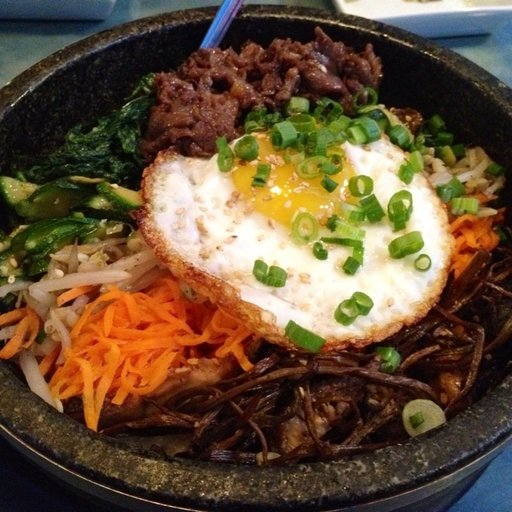
#> input picture input_images/1039559.jpg, 512 x 512 px; its folder holds only this picture in this run
$ python main_concurrent.py   (older library calls are emulated)
#> lines starting #> are read from the running program, lines starting #| are printed output that depends on the picture
### filters.py
import cv2
import numpy as np

def load_image(path):
    # cv2.imread returns BGR or None if failed
#> called with path = 'input_images/1039559.jpg'
    return cv2.imread(path)
#> returned value is the input picture: shape (512, 512, 3); mean B, G, R 55.4, 79.4, 101.7

def save_image(image, path):
    cv2.imwrite(path, image)

def to_grayscale(image):
    """
    Convert BGR image to grayscale using luminance formula:
    Y = 0.299*R + 0.587*G + 0.114*B
    OpenCV uses BGR order.
    """
    if len(image.shape) == 2:
        return image # Already grayscale

    # Manual implementation using numpy
    # BGR weights: B=0.114, G=0.587, R=0.299
    # We use dot product to apply weights to the last axis (channels)
    grayscale = np.dot(image[..., :3], [0.114, 0.587, 0.299])
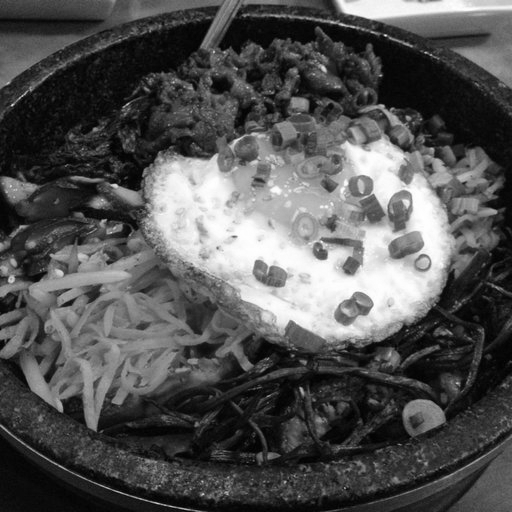
#> grayscale: shape (512, 512) float64; min 0.299, max 255, mean 83.4
    return grayscale.astype(np.uint8)
#> returned value: shape (512, 512)

def gaussian_blur(image):
    """
    Apply 3x3 Gaussian kernel for smoothing manually.
    Kernel approximation:
    1 2 1
    2 4 2
    1 2 1
    (Divided by 16)
    """
    kernel = np.array([
        [1, 2, 1],
        [2, 4, 2],
        [1, 2, 1]
    ], dtype=np.float32) / 16.0

    return cv2.filter2D(image, -1, kernel)

def edge_detection(image):
    """
    Apply Sobel filter to detect edges manually.
    Input image is expected to be grayscale (from pipeline).
    """
    # Manual Sobel Kernels
    # Sobel X
    kx = np.array([
        [-1, 0, 1],
        [-2, 0, 2],
        [-1, 0, 1]
    ], dtype=np.float32)

    # Sobel Y
    ky = np.array([
        [-1, -2, -1],
         [0,  0,  0],
         [1,  2, 1]
    ], dtype=np.float32)

    # Apply filters
    # Use float32 to avoid overflow during calculation
    grad_x = cv2.filter2D(image, cv2.CV_32F, kx)
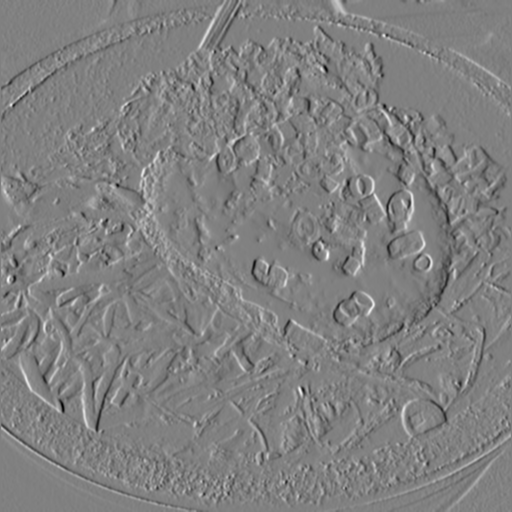
#> grad_x: shape (512, 512) float32; min -420, max 412, mean 0.1; drawn with min black and max white
    grad_y = cv2.filter2D(image, cv2.CV_32F, ky)
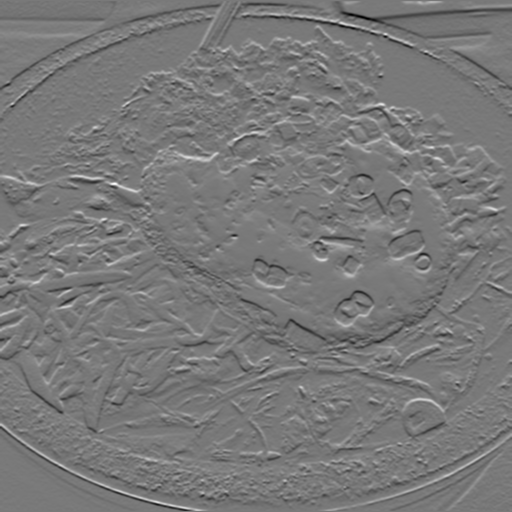
#> grad_y: shape (512, 512) float32; min -513, max 565, mean -1.6; drawn with min black and max white

    # Calculate magnitude
    # Strict: sqrt(x^2 + y^2)
    # Note: filter2D with CV_32F returns float values (can be negative)
    # Squaring makes them positive.

    magnitude = np.sqrt(cv2.pow(grad_x, 2) + cv2.pow(grad_y, 2))
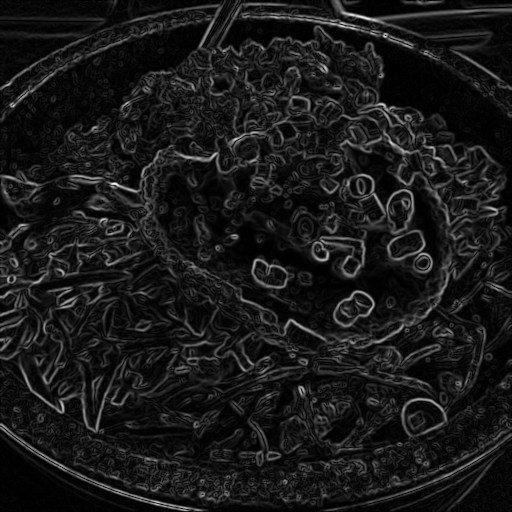
#> magnitude: shape (512, 512) float32; min 0, max 565.6, mean 56.8; drawn with min black and max white

    # Convert to 8-bit
    return cv2.convertScaleAbs(magnitude)
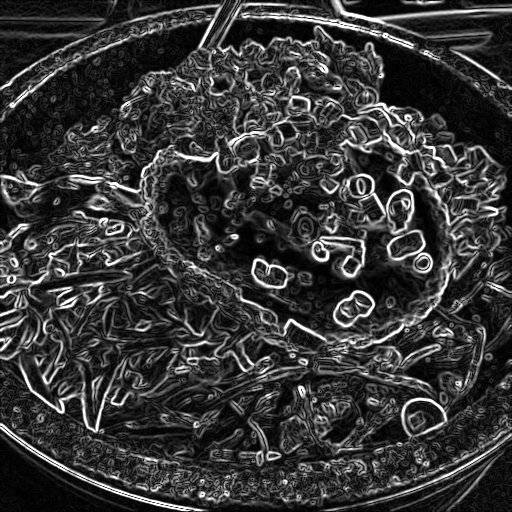
#> returned value: shape (512, 512); min 0, max 255, mean 56.1

def sharpen(image):
    """
    Enhance edges and details using cv2.filter2D with a manual kernel.
    """
    # Kernel:
    # [ 0, -1,  0]
    # [-1,  5, -1]
    # [ 0, -1,  0]
    kernel = np.array([
        [0, -1, 0],
        [-1, 5, -1],
        [0, -1, 0]
    ], dtype=np.float32)

    return cv2.filter2D(image, -1, kernel)
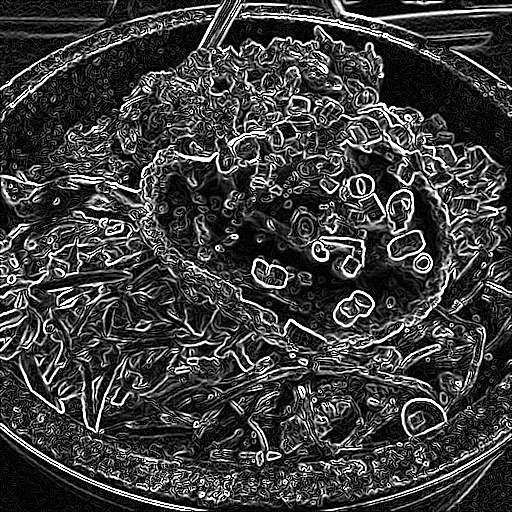
#> returned value: shape (512, 512); min 0, max 255, mean 61.7

def adjust_brightness(image, factor=1.2):
    """
    Increase or decrease image brightness using NumPy.
    Formula: pixel * factor
    """
#> called with factor = 1.2
    # Simply multiply and clip
    # Use float32 to prevent overflow during calc
    bright = image.astype(np.float32) * factor
    return np.clip(bright, 0, 255).astype(np.uint8)
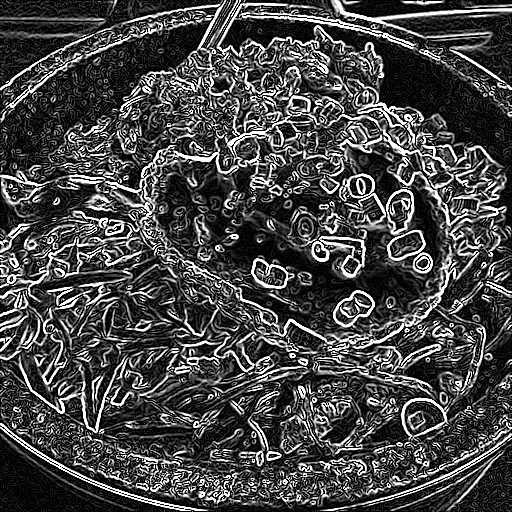
#> returned value: shape (512, 512); min 0, max 255, mean 70.3

def process_pipeline(image_path, output_path):
    """
    Apply the full pipeline of filters to a single image.
    Pipeline: Brightness -> Gaussian Blur -> Sharpen -> Grayscale -> Edge Detection
    """
    try:
        img = load_image(image_path)
        if img is None:
            print(f"Failed to load image: {image_path}")
            return None

        # 1. Grayscale Conversion
        img = to_grayscale(img)

        # 2. Gaussian Blur
        img = gaussian_blur(img)

        # 3. Edge Detection
        img = edge_detection(img)

        # 4. Image Sharpening
        img = sharpen(img)

        # 5. Brightness Adjustment
        img = adjust_brightness(img, factor=1.2)

        save_image(img, output_path)

        return output_path
    except Exception as e:
        print(f"Error processing {image_path}: {e}")
        return None

### main_concurrent.py
import os
import time
import concurrent.futures
import filters

import shutil

# Input and output directories
INPUT_DIR = "input_images"
OUTPUT_DIR = "output_concurrent"

def process_single_image(filename):
    """
    Task function for concurrent.futures.
    It determines paths internally or takes full paths.
    Using closure or partials usually works, but top-level function is best for pickling.
    We will pass the filename and define paths inside or pass full paths.
    """
    input_path = os.path.join(INPUT_DIR, filename)
    output_path = os.path.join(OUTPUT_DIR, filename)
    return filters.process_pipeline(input_path, output_path)

import argparse

def main():
    # Parse command-line arguments for worker configuration
    parser = argparse.ArgumentParser(description="Image processing using concurrent threads.")
    parser.add_argument("--workers", type=int, default=None, help="Number of worker threads.")
    args = parser.parse_args()

    if not os.path.exists(INPUT_DIR):
        print(f"Input directory {INPUT_DIR} not found.")
        return

    # Clean up output directory
    if os.path.exists(OUTPUT_DIR):
        for item in os.listdir(OUTPUT_DIR):
            # Preserve version control placeholder
            if item == ".gitkeep":
                continue
            item_path = os.path.join(OUTPUT_DIR, item)
            if os.path.isfile(item_path):
                os.unlink(item_path)
            elif os.path.isdir(item_path):
                shutil.rmtree(item_path)
    else:
        # Create output directory if missing
        os.makedirs(OUTPUT_DIR)

    image_files = [f for f in os.listdir(INPUT_DIR) if f.lower().endswith(('.jpg', '.jpeg', '.png'))]

    if not image_files:
        print("No images found to process.")
        return

    # Display worker configuration
    worker_msg = args.workers if args.workers else "default"
    print(f"Starting concurrent.futures processing (Threading) with {worker_msg} workers on {len(image_files)} images...")

    # Start timing (includes thread creation and task scheduling)
    start_time = time.time()

    # Use ThreadPoolExecutor for Multi-threading
    with concurrent.futures.ThreadPoolExecutor(max_workers=args.workers) as executor:
        # submit tasks
        futures = {executor.submit(process_single_image, filename): filename for filename in image_files}

        results = []
        # Collect results as tasks complete
        for future in concurrent.futures.as_completed(futures):
            try:
                result = future.result()
                results.append(result)
            except Exception as e:
                print(f"Generated an exception: {e}")

    # Stop timing
    end_time = time.time()
    duration = end_time - start_time

    successful = [r for r in results if r is not None]

    # Benchmark summary
    print(f"Processing complete.")
    print(f"Time taken: {duration:.4f} seconds")
    print(f"Images processed successfully: {len(successful)}/{len(image_files)}")

if __name__ == "__main__":
    main()

$ run again, on input_images/1596759.jpg
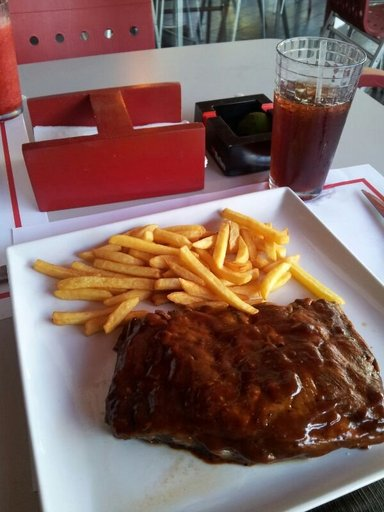
#> input picture input_images/1596759.jpg, 384 x 512 px
#> in load_image, returned value is the input picture: shape (512, 384, 3); mean B, G, R 93.6, 100.4, 129.4
#> in edge_detection, `grad_y = cv2.filter2D(image, cv2.CV_32F, ky)`:
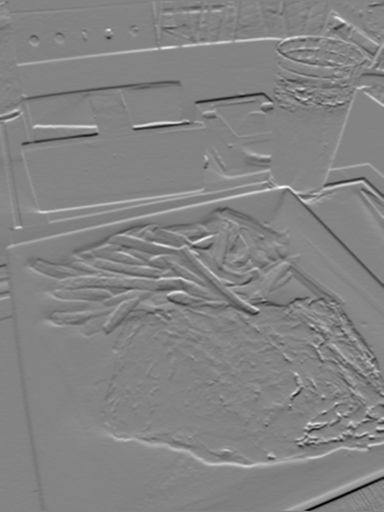
#> grad_y: shape (512, 384) float32; min -592, max 554, mean 0.5; drawn with min black and max white
#> in adjust_brightness, `return np.clip(bright, 0, 255).astype(np.uint8)`:
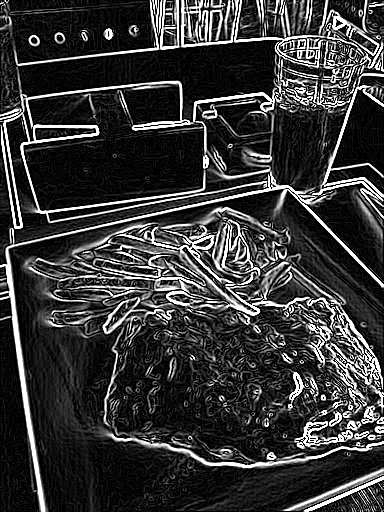
#> returned value: shape (512, 384); min 0, max 255, mean 54.7

$ run again, on input_images/2215531.jpg
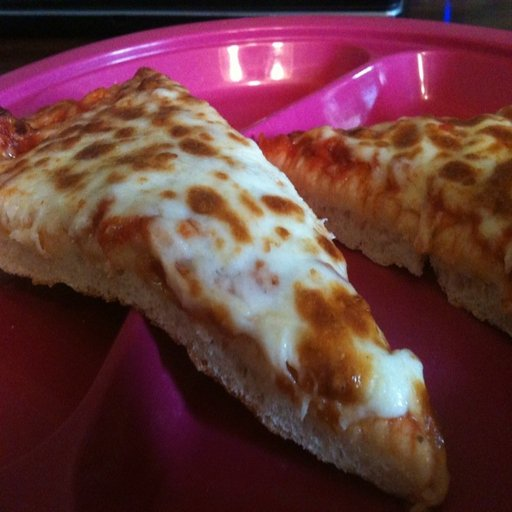
#> input picture input_images/2215531.jpg, 512 x 512 px
#> in load_image, returned value is the input picture: shape (512, 512, 3); mean B, G, R 59, 58, 102.4
#> in edge_detection, `grad_y = cv2.filter2D(image, cv2.CV_32F, ky)`:
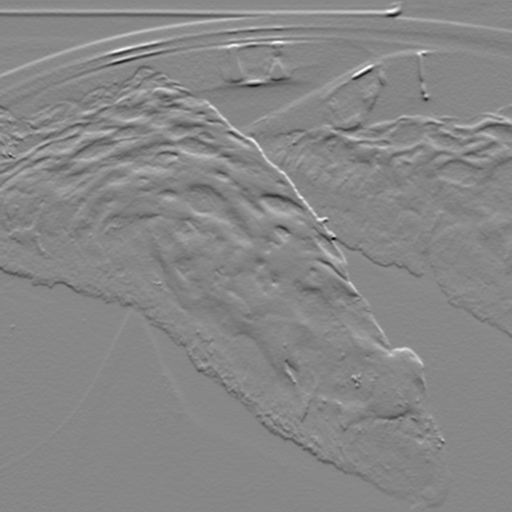
#> grad_y: shape (512, 512) float32; min -427, max 378, mean 0; drawn with min black and max white
#> in adjust_brightness, `return np.clip(bright, 0, 255).astype(np.uint8)`:
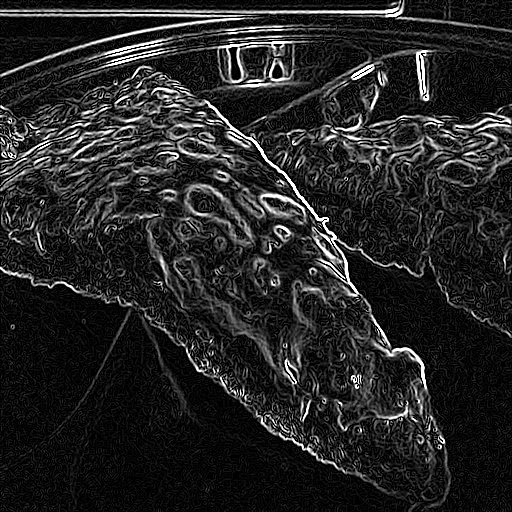
#> returned value: shape (512, 512); min 0, max 255, mean 37.2

$ run again, on input_images/237327.jpg
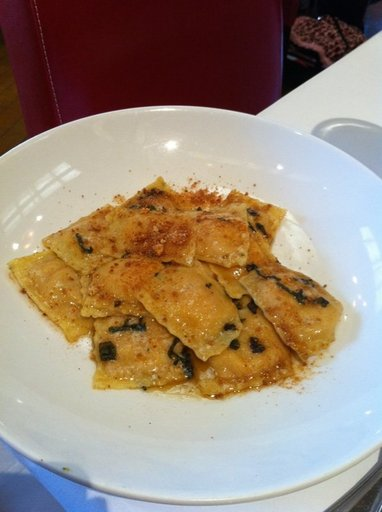
#> input picture input_images/237327.jpg, 382 x 512 px
#> in load_image, returned value is the input picture: shape (512, 382, 3); mean B, G, R 121.1, 138.1, 156.2
#> in adjust_brightness, `return np.clip(bright, 0, 255).astype(np.uint8)`:
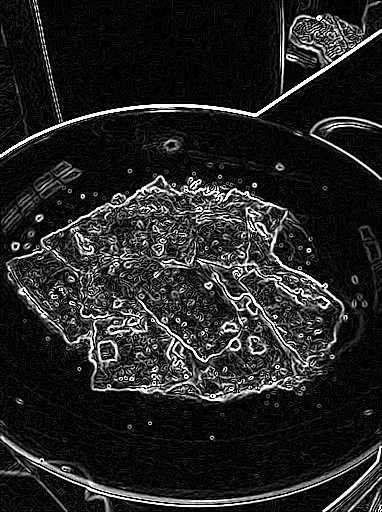
#> returned value: shape (512, 382); min 0, max 255, mean 36.1
